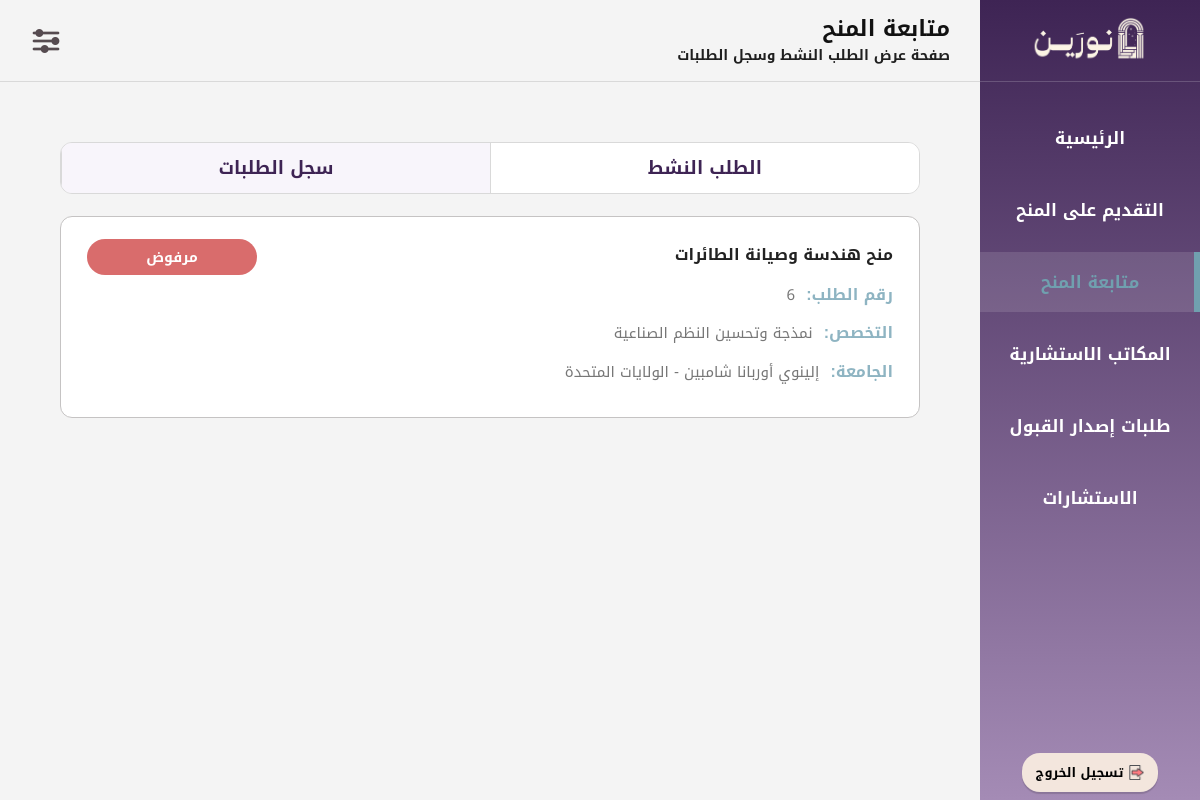
The page /Ben09_TrackScholarship.php?tab=previous (signed in) on the database as committed earlier.
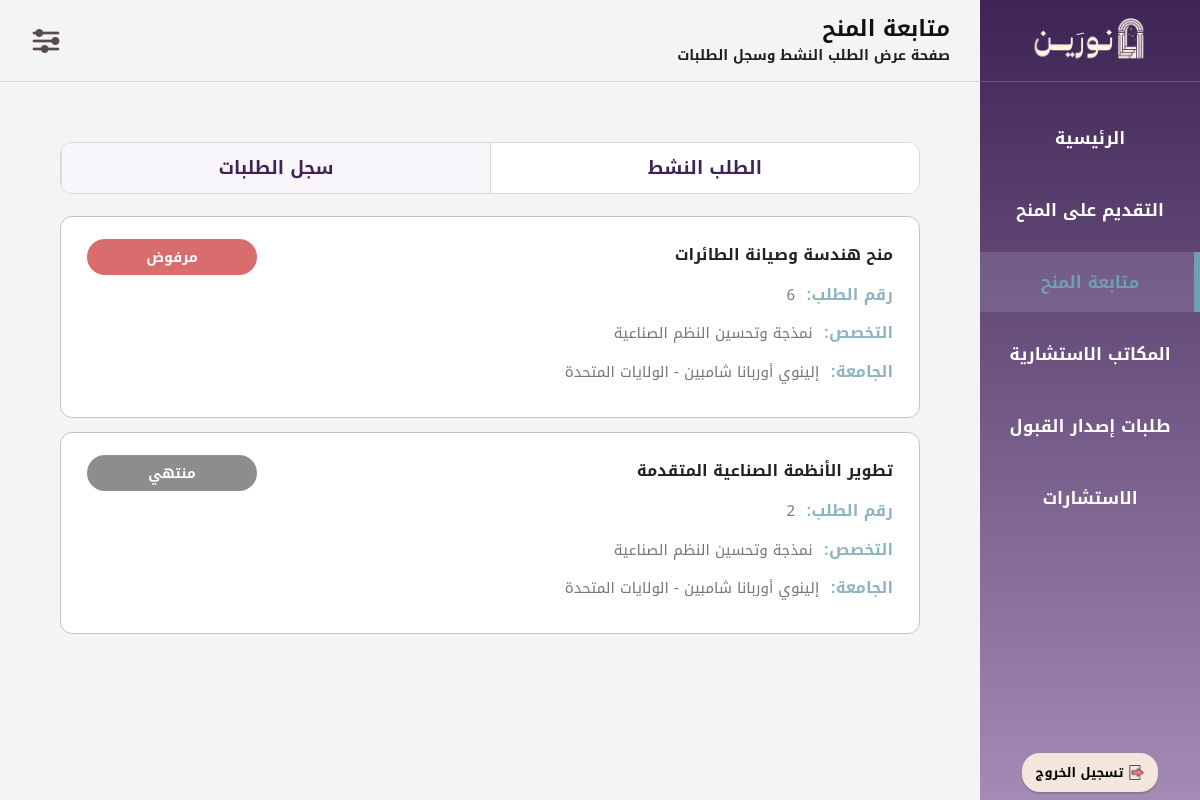
The same page on the database as committed later.
### tables this page shows
CREATE TABLE `scholarship_requests` (
  `request_id` int(11) NOT NULL,
  `scholarship_id` int(11) NOT NULL,
  `bnf_id` int(11) NOT NULL,
  `Submit_date` date NOT NULL,
  `request_status` enum('مقبول','مرفوض','تحت المراجعة','منتهي','ملغي') NOT NULL DEFAULT 'تحت المراجعة',
  `major_name` varchar(100) NOT NULL,
  `univ_name` varchar(100) NOT NULL
);

CREATE TABLE `scholarship_opps` (
  `scholarship_id` int(11) NOT NULL,
  `sch_field` enum('تقني وحوسبي','علوم طبيعية','صناعي وتشغيلي','ادراي','قانوني','اجتماعي وانساني','تصميمي','اقتصادي','إعلامي','بيئي','لوجيستي','صحي') NOT NULL,
  `inv_id` int(11) NOT NULL,
  `sch_name` varchar(100) NOT NULL,
  `requirements` text NOT NULL,
  `study_level` enum('بكالوريوس','ماجستير','دكتوراه') NOT NULL,
  `Specializations` text NOT NULL,
  `app_deadline` datetime NOT NULL
);

### Ben09_TrackScholarship.php (the view, shortened to what this page needs)
<?php
$conn = new mysqli("localhost", "root", "", "noreen");
$conn->set_charset("utf8mb4");
$bnf_id = (int) $_SESSION['bnf_id'];
$tab = isset($_GET['tab']) ? $_GET['tab'] : 'current';
$previous_requests = [];
$sql_previous = "
    SELECT
        sr.request_id,
        sr.scholarship_id,
        sr.request_status,
        sr.major_name,
        sr.univ_name,
        s.inv_id,
        s.sch_name
    FROM scholarship_requests sr
    INNER JOIN scholarship_opps s
        ON sr.scholarship_id = s.scholarship_id
    WHERE sr.bnf_id = ?
      AND sr.request_status IN ('مرفوض', 'منتهي', 'ملغى')
    ORDER BY sr.request_id DESC
";
$stmt_previous = $conn->prepare($sql_previous);
$stmt_previous->bind_param("i", $bnf_id);
$stmt_previous->execute();
$result_previous = $stmt_previous->get_result();
while ($row = $result_previous->fetch_assoc()) {
    $previous_requests[] = $row;
}
?>
<!DOCTYPE html>
<html lang="ar" dir="rtl">
<head>
  <link rel="stylesheet" href="CSS01Layout.css?v=3">
</head>
<body>
  <div class="layout">
    <aside class="sidebar">
      <div class="sidebar-top">
        <div class="sidebar-logo"><img src="شعار نورين.png" alt="نورين"></div>
        <ul class="sidebar-menu">
          <li><a href="Ben00_MainPage.php">الرئيسية</a></li>
          <li><a href="Ben04_BrowseScholarships.php">التقديم على المنح</a></li>
          <li><a href="Ben09_TrackScholarship.php" class="active">متابعة المنح</a></li>
          <li><a href="Ben013_ConsultingOffices.php">المكاتب الاستشارية</a></li>
          <li><a href="Ben16_AdmissionList.php">طلبات إصدار القبول</a></li>
          <li><a href="#">الاستشارات</a></li>
        </ul>
      </div>
      <div class="sidebar-bottom">
        <form action="logout.php" method="post">
          <button type="submit" class="logout-btn">
            <img src="ايقونة تسجيل الخروج.png" class="logout-icon" alt="خروج">
            <b>تسجيل الخروج</b>
          </button>
        </form>
      </div>
    </aside>
    <div class="main-content">
      <header class="header">
        <div class="page-heading">
          <div class="page-title">متابعة المنح</div>
          <div class="page-description">صفحة عرض الطلب النشط وسجل الطلبات</div>
        </div>
        <div class="header-icons">
          <div class="settings-dropdown">
            <img src="ايقونة قائمة الاعدادات.png" class="menu-icon" alt="الإعدادات">
          </div>
        </div>
      </header>
      <div class="page">
        <div class="track-wrap">
          <div class="track-tabs">
            <a href="Ben09_TrackScholarship.php?tab=current" class="track-tab <?php echo $tab === 'current' ? 'active' : ''; ?>">الطلب النشط</a>
            <a href="Ben09_TrackScholarship.php?tab=previous" class="track-tab <?php echo $tab === 'previous' ? 'active' : ''; ?>">سجل الطلبات</a>
          </div>
          <div class="track-panel">
            <?php if ($tab === 'previous') { ?>
              <?php if (!empty($previous_requests)) { ?>
                <div class="old-requests-list">
                  <?php foreach ($previous_requests as $old_request) { ?>
                    <?php
                      $oldStatusText = $old_request['request_status'];
                      if ($old_request['request_status'] === 'مرفوض') {
                          $oldStatusClass = 'st-rejected';
                      } elseif ($old_request['request_status'] === 'منتهي') {
                          $oldStatusClass = 'st-ended';
                      } else {
                          $oldStatusClass = 'st-cancelled';
                      }
                    ?>
                    <div class="old-request-card">
                      <div class="old-request-top">
                        <div class="old-request-info">
                          <div class="old-request-title"><?php echo $old_request['sch_name']; ?></div>
                          <div class="info-line"><b>رقم الطلب:</b> <?php echo $old_request['request_id']; ?></div>
                          <div class="info-line"><b>التخصص:</b> <?php echo $old_request['major_name']; ?></div>
                          <div class="info-line"><b>الجامعة:</b> <?php echo $old_request['univ_name']; ?></div>
                        </div>
                        <div class="old-request-status <?php echo $oldStatusClass; ?>">
                          <?php echo $oldStatusText; ?>
                        </div>
                      </div>
                    </div>
                  <?php } ?>
                </div>
              <?php } else { ?>
                <div class="empty-box">لا يوجد سجل طلبات</div>
              <?php } ?>
            <?php } ?>
          </div>
        </div>
      </div>
    </div>
  </div>
</body>
</html>

Rows that differ between the two databases and show on the page:
now on this page (row edited): scholarship_requests: scholarship.sch_name "تطوير الأنظمة الصناعية المتقدمة", request_id "2", major_name "نمذجة وتحسين النظم الصناعية", univ_name "إلينوي أوربانا شامبين - الولايات المتحدة", request_status "منتهي"
